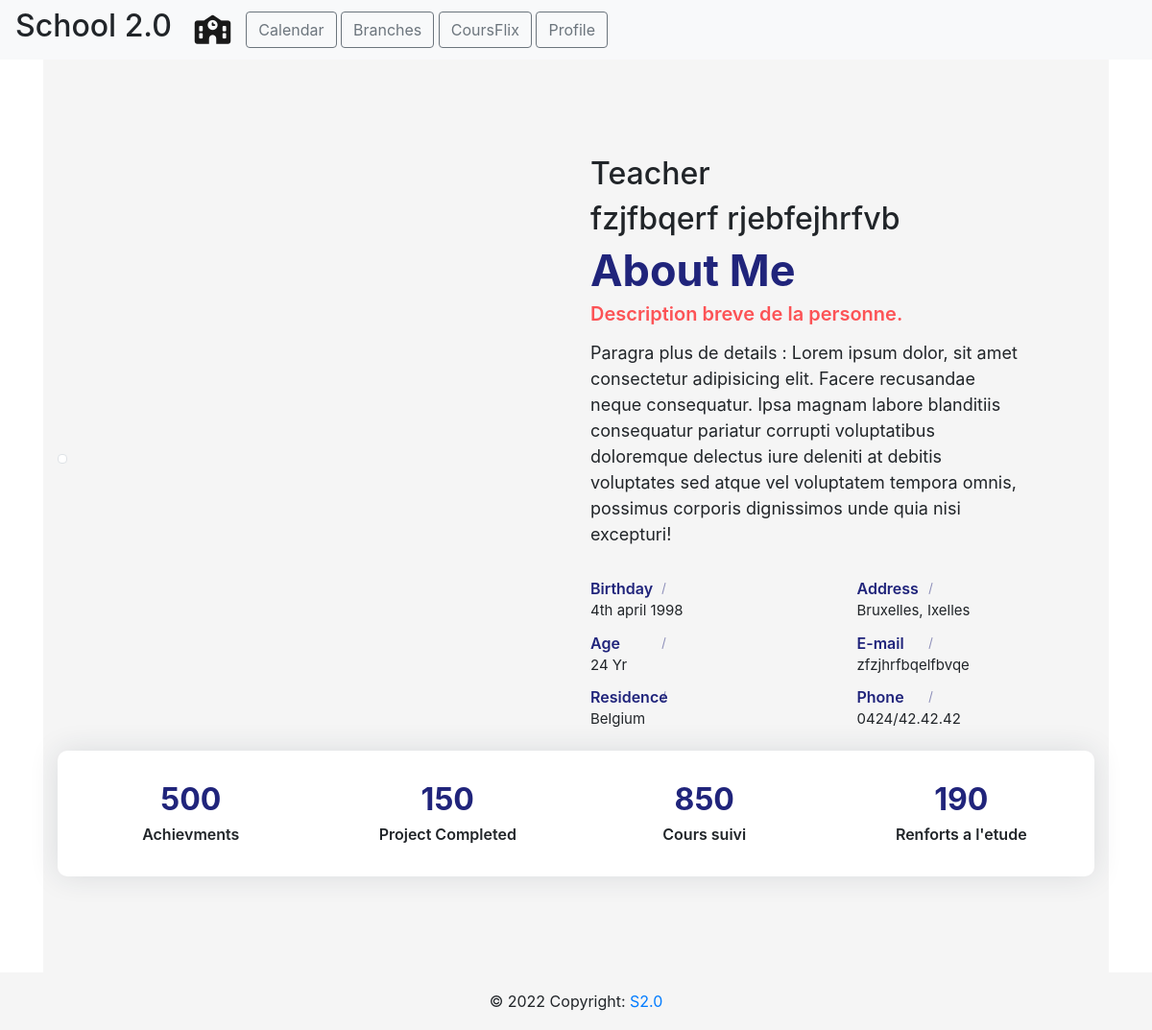
Before: /profile with the older database file.
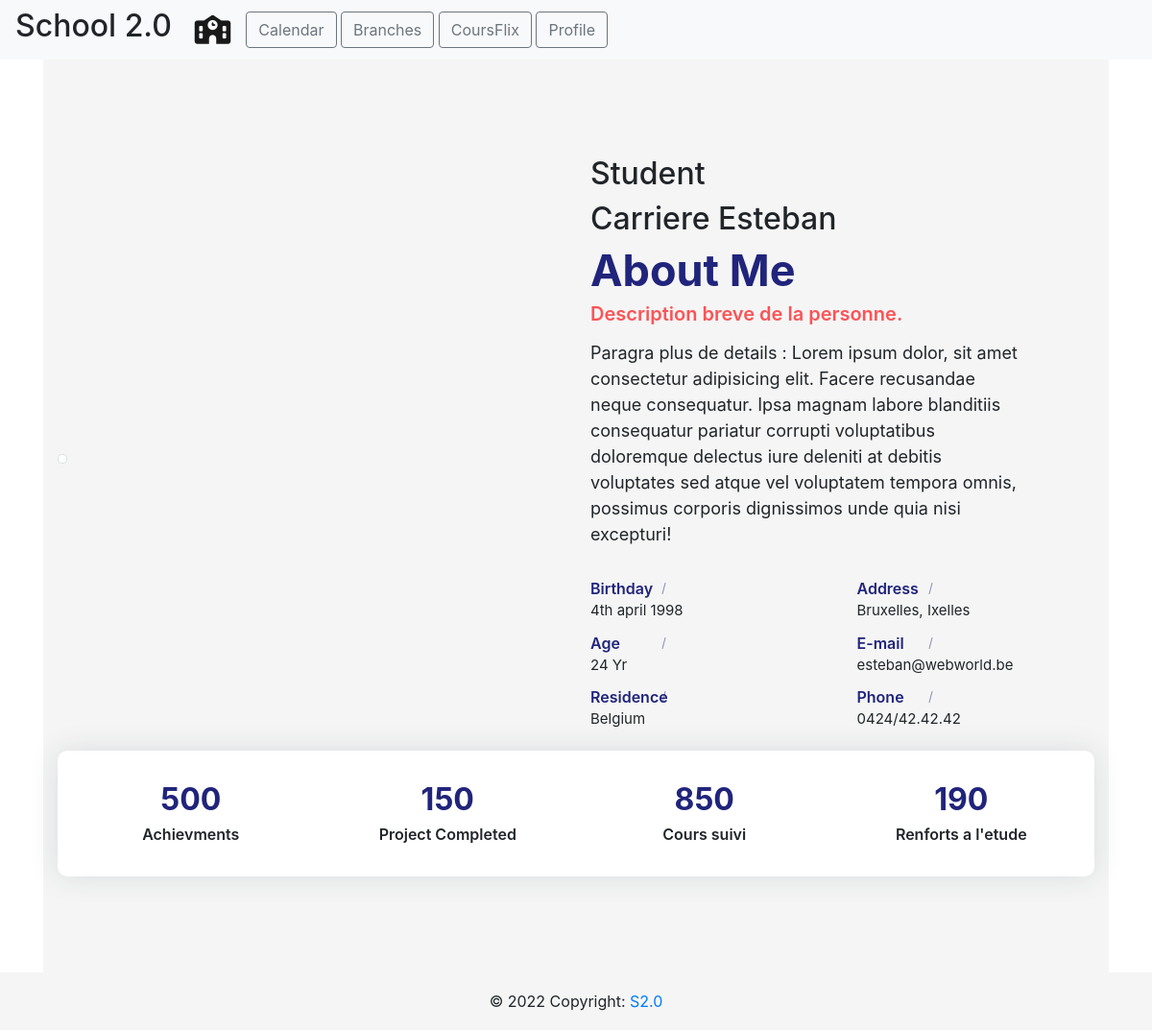
After: the same page with the newer database file.
### tables this page shows
CREATE TABLE person (
            person_id INTEGER NOT NULL, 
            lastname VARCHAR(100), 
            firstname VARCHAR(100), 
            person_type VARCHAR(100), 
            email VARCHAR(100), 
            phone VARCHAR(100), 
            passwords VARCHAR(100), 
            PRIMARY KEY (person_id)
        );

### app.py (the view)
@api.route("/profile", methods=["GET"])
def get_profile():
    cursor = db.cursor()
    cursor.execute("SELECT * FROM person WHERE person_id=1;")
    rows = cursor.fetchall()
    profil_exemple = {
        "id": rows[0][0],
        "lastname": rows[0][1],
        "firstname": rows[0][2],
        "person_type": rows[0][3],
        "email": rows[0][4],
    }
    print(profil_exemple)
    return render_template("profile.html", content=profil_exemple)

### templates/profile.html (shortened to what the changed rows need)
{% extends "layout.html" %}
{% block head %}
  {{ super() }}
{% endblock %}
{% block content %}
    <section class="section about-section gray-bg" id="about">
        <div class="container">
            <div class="row align-items-center flex-row-reverse">
                <div class="col-lg-6">
                    <div class="about-text go-to">
                        {% if content.person_type == 'T' %}
                            <h2>Teacher</h2>
                        {% else %}
                            <h2>Student</h2>
                        {% endif %}
                        <h2>{{ content.lastname }}&nbsp;{{ content.firstname }}</h2>
                        <h3 class="dark-color">About Me</h3>
                        <h6 class="theme-color lead">Description breve de la personne.</h6>
                        <p>Paragra plus de details : Lorem ipsum dolor, sit amet consectetur adipisicing elit.
                            Facere recusandae neque consequatur. Ipsa magnam labore blanditiis consequatur pariatur
                            corrupti voluptatibus doloremque delectus iure deleniti
                            at debitis voluptates sed atque vel voluptatem tempora omnis,
                            possimus corporis dignissimos unde quia nisi excepturi!
                        </p>
                        <div class="row about-list">
                            <div class="col-md-6">
                            </div>
                            <div class="col-md-6">
                                <div class="media">
                                    <span>
                                        <strong><label>E-mail</label></strong>
                                        <p>{{ content.email }}</p>
                                    </span>
                                </div>
                            </div>
                        </div>
                    </div>
                </div>
            </div>
        </div>
    </section>
{% endblock %}

Changed rows visible on the page:
changed person: person_type "T" → "teacher" (drawn); lastname "fzjfbqerf" → "Carriere"; firstname "rjebfejhrfvb" → "Esteban"; email "zfzjhrfbqelfbvqe" → "esteban@webworld.be"
Other visible differences:
text no longer shown: "Teacher"
text now shown: "Student"
